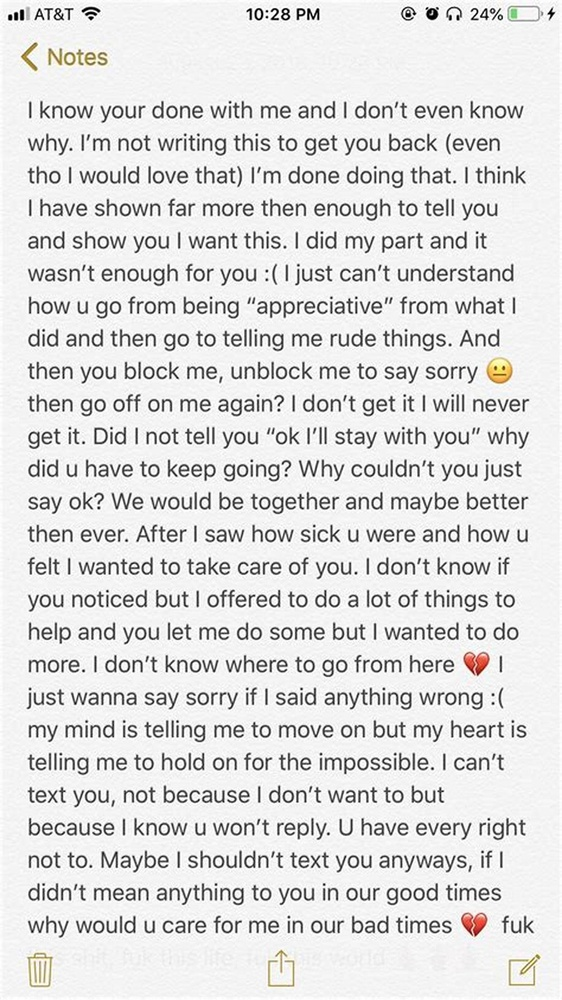
#> input picture image/typenote.jpg, 562 x 1000 px, shrunk from 1242 x 2208 before the run, found by its file name
$ python skrew.py
#> lines starting #> are read from the running program, lines starting #| are printed output that depends on the picture; after the words box and inside, x2 and y2 are one past the last pixel; in counts of white or black regions, pixels touching at a corner belong together
import numpy as np
import cv2


img = cv2.imread(".ocr/typenote.jpg")
#> img is the input picture: shape (1000, 562, 3); mean B, G, R 224.1, 224.4, 224.6
def getSkewAngle(cvImage) -> float:
    # Prep image, copy, convert to gray scale, blur, and threshold
    newImage = cvImage.copy()
    gray = cv2.cvtColor(newImage, cv2.COLOR_BGR2GRAY)
    blur = cv2.GaussianBlur(gray, (9, 9), 0)
    thresh = cv2.threshold(blur, 0, 255, cv2.THRESH_BINARY_INV + cv2.THRESH_OTSU)[1]

    # Apply dilate to merge text into meaningful lines/paragraphs.
    # Use larger kernel on X axis to merge characters into single line, cancelling out any spaces.
    # But use smaller kernel on Y axis to separate between different blocks of text
    kernel = cv2.getStructuringElement(cv2.MORPH_RECT, (30, 5))
    dilate = cv2.dilate(thresh, kernel, iterations=2)

    # Find all contours
    contours, hierarchy = cv2.findContours(dilate, cv2.RETR_LIST, cv2.CHAIN_APPROX_SIMPLE)
    cv2.imshow("shw", dilate)
    contours = sorted(contours, key = cv2.contourArea, reverse = True)
    for c in contours:
        rect = cv2.boundingRect(c)
        x,y,w,h = rect

        cv2.rectangle(newImage,(x,y),(x+w,y+h),(0,255,0),2)

    # Find largest contour and surround in min area box
    largestContour = contours[0]
    print (len(contours))
    minAreaRect = cv2.minAreaRect(largestContour)
    cv2.imwrite("temp/boxes.jpg", newImage)
    # Determine the angle. Convert it to the value that was originally used to obtain skewed image
    angle = minAreaRect[-1]
    if angle < -45:
        angle = 90 + angle
    return -1.0 * angle
# Rotate the image around its center
def rotateImage(cvImage, angle: float):
    newImage = cvImage.copy()
    (h, w) = newImage.shape[:2]
    center = (w // 2, h // 2)
    M = cv2.getRotationMatrix2D(center, angle, 1.0)
    newImage = cv2.warpAffine(newImage, M, (w, h), flags=cv2.INTER_CUBIC, borderMode=cv2.BORDER_REPLICATE)
    return newImage
# Deskew image


def deskew(cvImage):
    angle = getSkewAngle(cvImage)
#> in getSkewAngle, `blur = cv2.GaussianBlur(gray, (9, 9), 0)`:
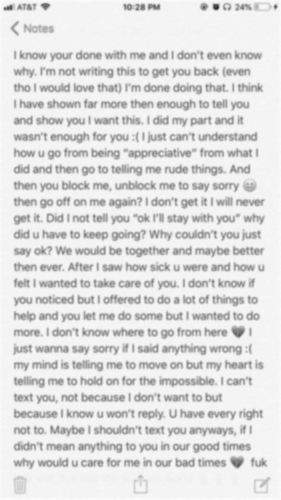
#> blur: shape (1000, 562) (shown at 1/2 size); min 35, max 253, mean 224.4
#> in getSkewAngle, `thresh = cv2.threshold(blur, 0, 255, cv2.THRESH_BINARY_INV + cv2.THRES..`:
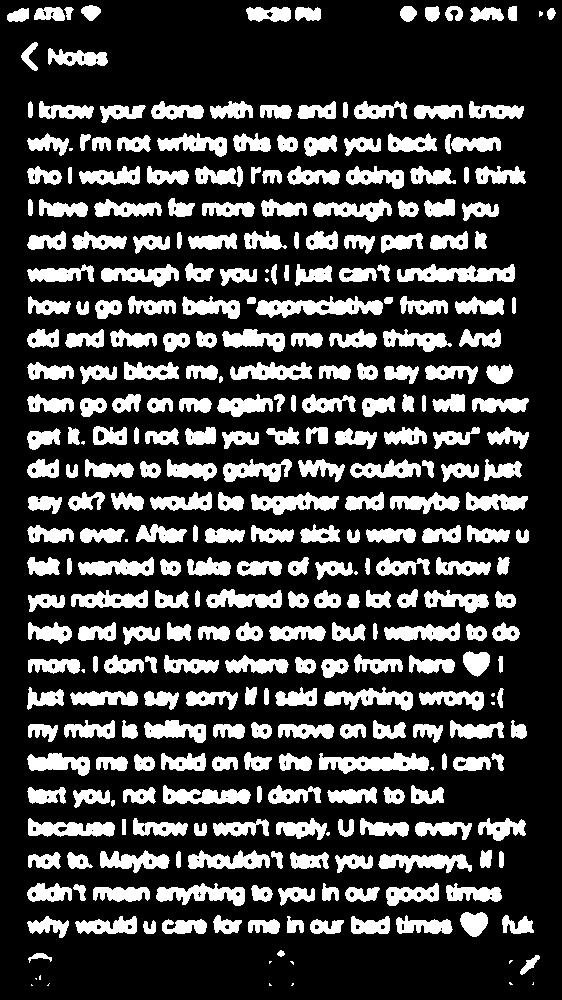
#> thresh: shape (1000, 562); 24.1% white; 332 white regions (23 under 20 px), largest, box (x1, y1, x2, y2) and area: (256, 296, 383, 318) 1570, (319, 752, 429, 774) 1410, (397, 264, 515, 282) 1389
#> in getSkewAngle, `dilate = cv2.dilate(thresh, kernel, iterations=2)`:
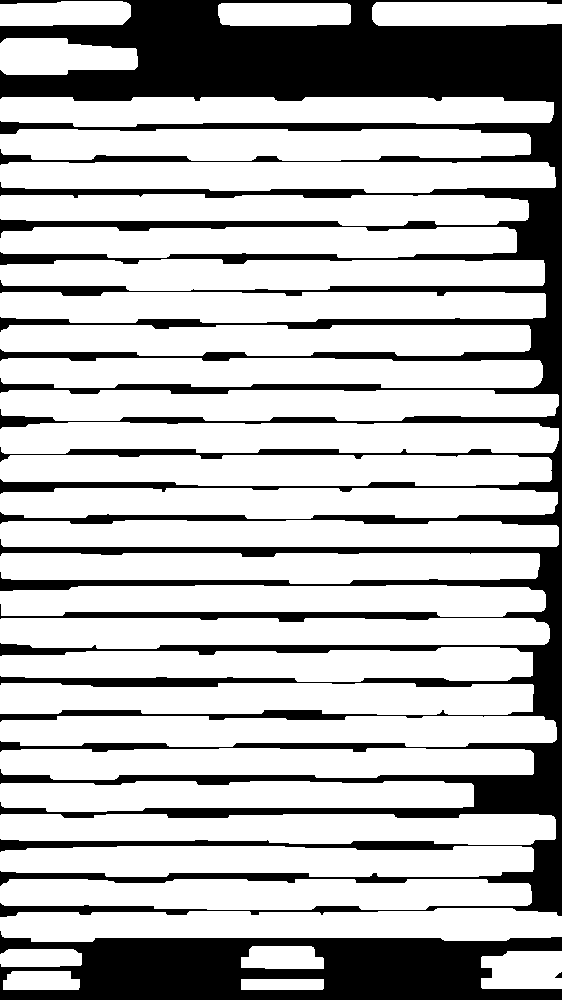
#> dilate: shape (1000, 562); 71.9% white; 3 black regions
#> in getSkewAngle, `contours, hierarchy = cv2.findContours(dilate, cv2.RETR_LIST, cv2.CHAI..`: contours = 35 contours; largest, box (x1, y1, x2, y2) and area: (0, 455, 552, 486) 15150, (0, 422, 559, 454) 15086, (0, 908, 562, 942) 14686, (0, 162, 556, 193) 14612, (0, 683, 534, 715) 14597
#> the loop in getSkewAngle, `for c in contours:` made 35 passes
#> (x, y, w, h) on passes 1 to 8: (0, 455, 552, 31), (0, 422, 559, 32), (0, 908, 562, 34), (0, 162, 556, 31), (0, 683, 534, 32), (0, 488, 558, 31), (0, 390, 559, 31), (0, 292, 546, 31)
#> after the loop in getSkewAngle, `for c in contours:`:
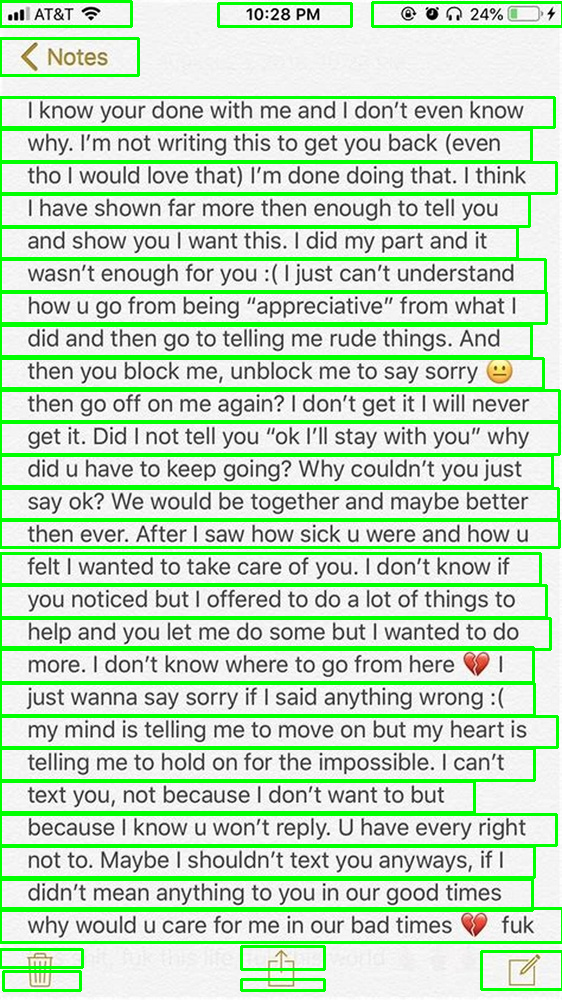
#> newImage: shape (1000, 562, 3); 13.28% of pixels changed, all inside (x1, y1, x2, y2) = (0, 0, 562, 992)
#> in getSkewAngle, `largestContour = contours[0]`: largestContour = contour of 60 points, box (x1, y1, x2, y2) (0, 455, 552, 486), area 15150
#| 35
#> in getSkewAngle, `minAreaRect = cv2.minAreaRect(largestContour)`: minAreaRect = ((275.5, 470), (30, 551), -90)
#> in getSkewAngle, `angle = minAreaRect[-1]`: angle = -90
#> in getSkewAngle, `angle = 90 + angle`: angle = 0
    return rotateImage(cvImage, -1.0 * angle)

fixed = deskew(img)
#> in rotateImage, `M = cv2.getRotationMatrix2D(center, angle, 1.0)`: M = [[1, 0, 0], [0, 1, 0]]


cv2.imshow("fixed",fixed )

cv2.imshow("imge", img)

cv2.waitKey(0)
cv2.destroyAllWindows()

$ run again, with image/BoundingBoxes.jpg copied over image/typenote.jpg
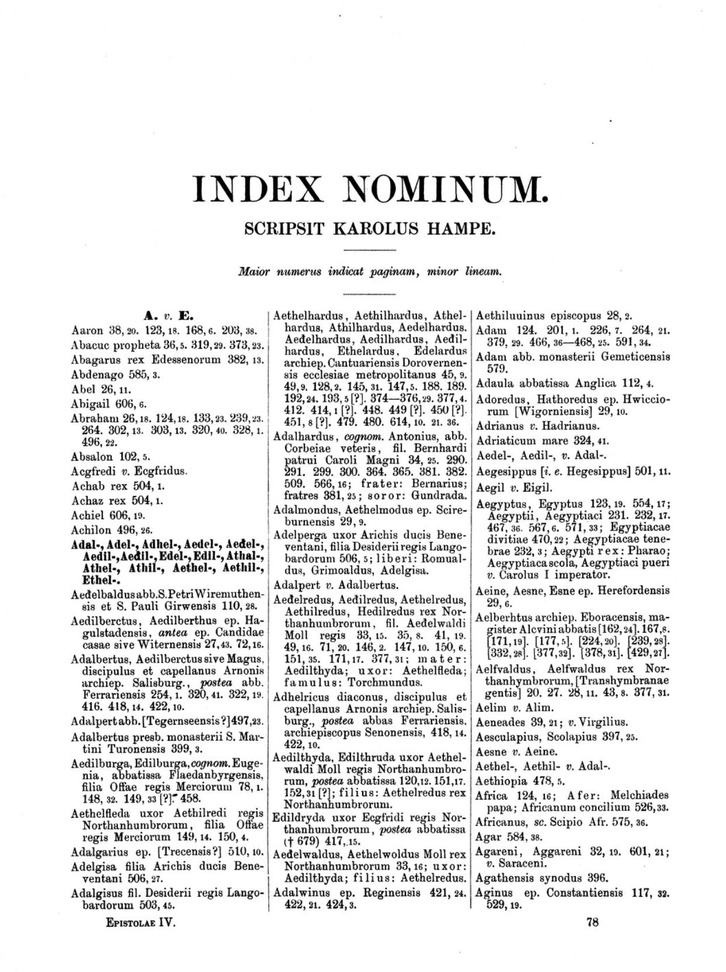
#> input picture image/BoundingBoxes.jpg, 726 x 972 px, shrunk from 1243 x 1664 before the run, found by its file name
#> img is the input picture: shape (972, 726, 3); min 0, max 255, mean 232.5
#> in getSkewAngle, `thresh = cv2.threshold(blur, 0, 255, cv2.THRESH_BINARY_INV + cv2.THRES..`:
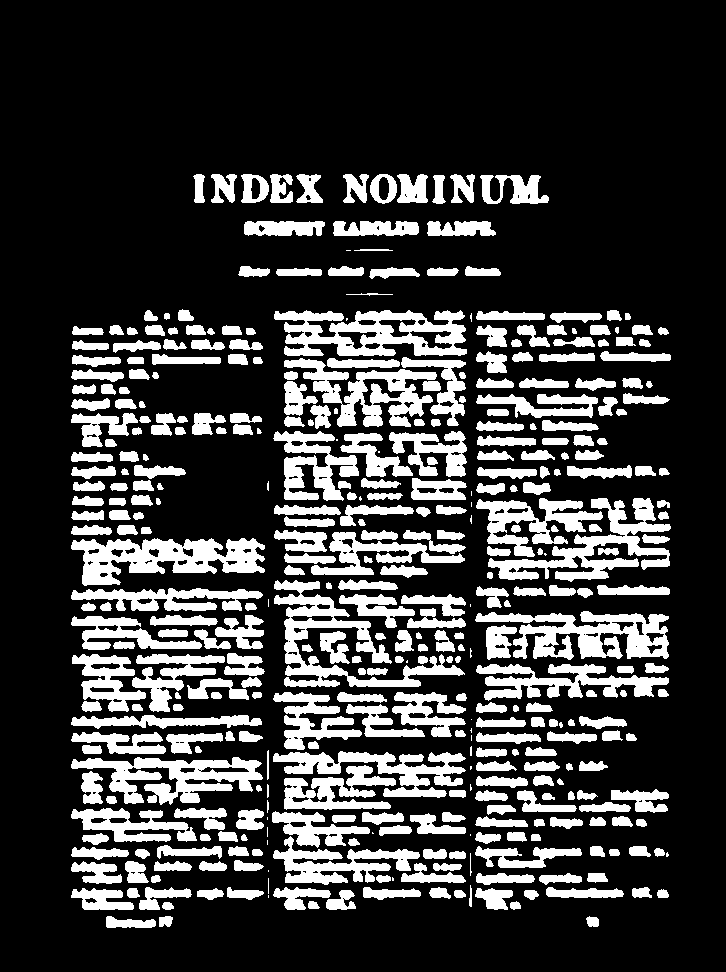
#> thresh: shape (972, 726); 23.1% white; 402 white regions (32 under 20 px), largest, box (x1, y1, x2, y2) and area: (274, 310, 467, 356) 5344, (274, 580, 465, 687) 5222, (71, 538, 265, 586) 5163
#> dilate: shape (972, 726); 55.9% white; 14 black regions
#> contours = 20 contours; largest, box (x1, y1, x2, y2) and area: (43, 305, 701, 932) 372820, (165, 170, 579, 208) 14778, (216, 217, 526, 240) 6740, (146, 438, 258, 535) 6232, (210, 262, 531, 283) 5575
#> the loop in getSkewAngle, `for c in contours:` made 20 passes
#> (x, y, w, h) on passes 1 to 8: (43, 305, 658, 627), (165, 170, 414, 38), (216, 217, 310, 23), (146, 438, 112, 97), (210, 262, 321, 21), (157, 367, 101, 43), (558, 912, 71, 19), (318, 289, 105, 11)
#> after the loop in getSkewAngle, `for c in contours:`:
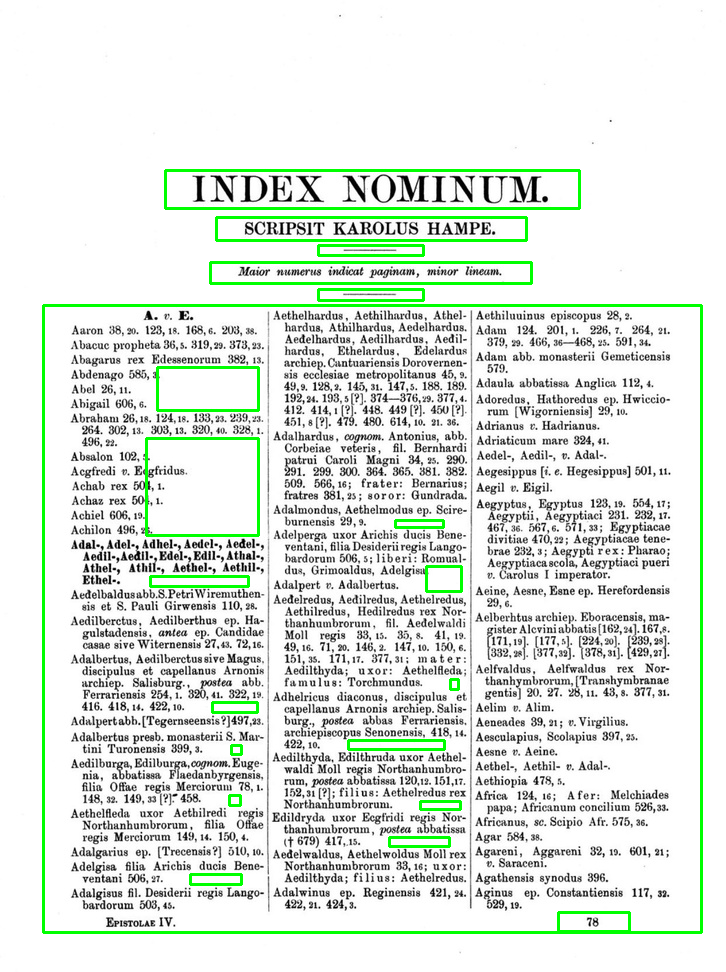
#> newImage: shape (972, 726, 3); 3.12% of pixels changed, all inside (x1, y1, x2, y2) = (42, 169, 703, 934)
#> largestContour = contour of 587 points, box (x1, y1, x2, y2) (43, 305, 701, 932), area 372820
#| 20
#> minAreaRect = ((371.5, 618), (626, 657), -90)
#> in getSkewAngle, `angle = minAreaRect[-1]`: angle = -90
#> in getSkewAngle, `angle = 90 + angle`: angle = 0
#> M = [[1, 0, 0], [0, 1, 0]]

$ run again, with image/DD.jpg copied over image/typenote.jpg
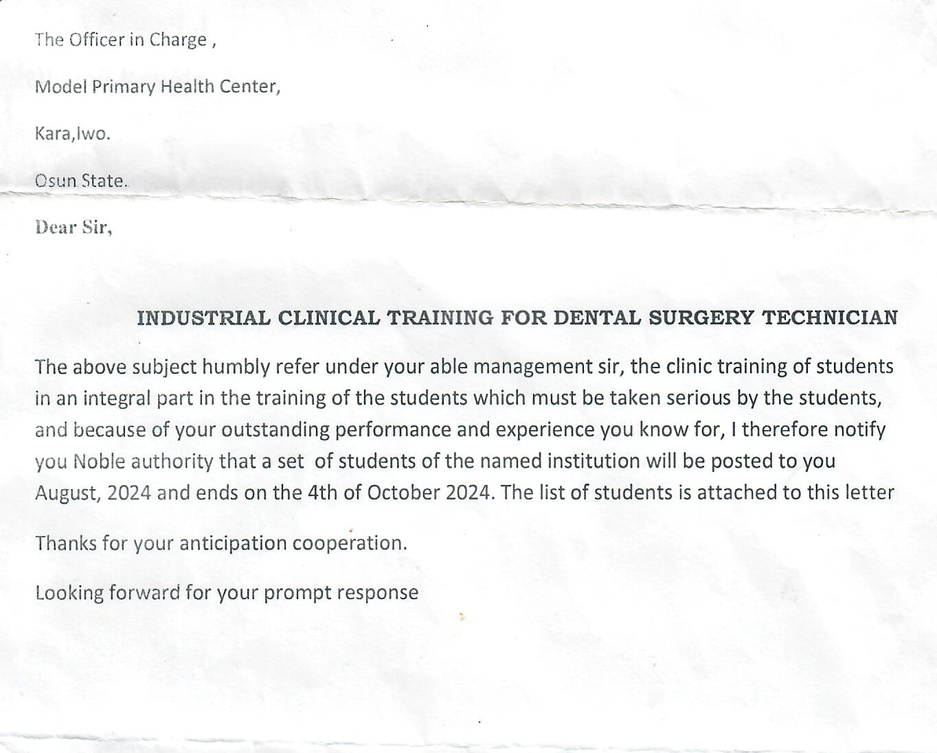
#> input picture image/DD.jpg, 937 x 753 px, shrunk from 1364 x 1096 before the run, found by its file name
#> img is the input picture: shape (753, 937, 3); mean B, G, R 244.7, 244.7, 244.3
#> in getSkewAngle, `thresh = cv2.threshold(blur, 0, 255, cv2.THRESH_BINARY_INV + cv2.THRES..`:
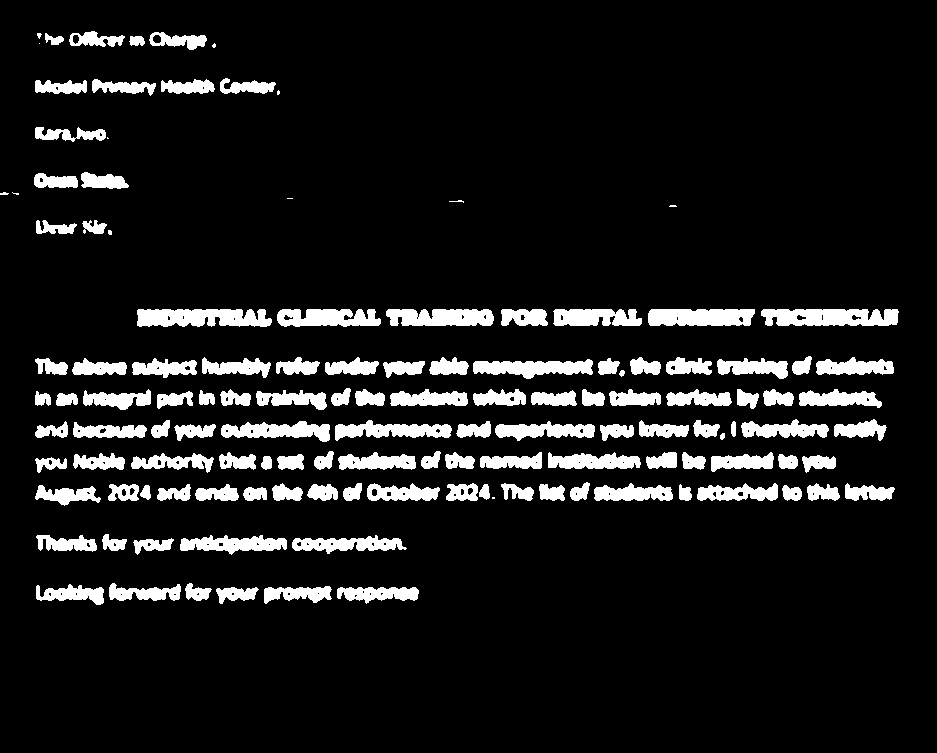
#> thresh: shape (753, 937); 10% white; 130 white regions (10 under 20 px), largest, box (x1, y1, x2, y2) and area: (137, 309, 272, 327) 2036, (761, 309, 899, 326) 2028, (648, 309, 755, 326) 1687
#> dilate: shape (753, 937); 26% white; 16 white regions
#> contours = 16 contours; largest, box (x1, y1, x2, y2) and area: (7, 352, 924, 383) 23248, (7, 415, 917, 446) 22760, (7, 478, 925, 510) 22739, (7, 384, 912, 414) 22278, (7, 447, 866, 477) 21133
#> the loop in getSkewAngle, `for c in contours:` made 16 passes
#> (x, y, w, h) on passes 1 to 8: (7, 352, 917, 31), (7, 415, 910, 31), (7, 478, 918, 32), (7, 384, 905, 30), (7, 447, 859, 30), (109, 305, 820, 26), (8, 579, 441, 30), (8, 530, 429, 29)
#> after the loop in getSkewAngle, `for c in contours:`:
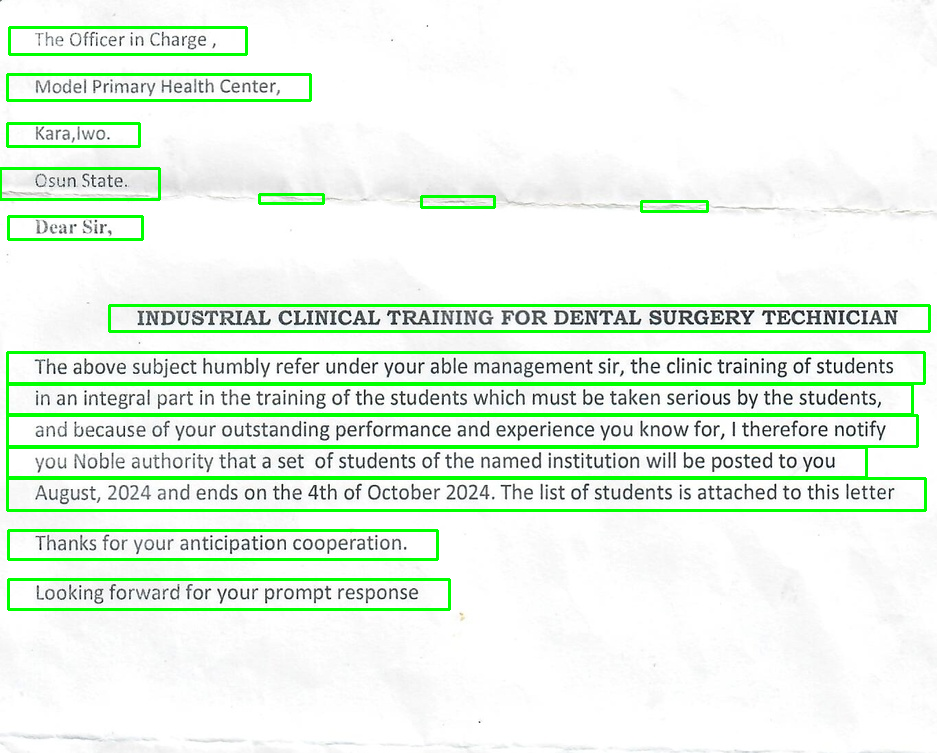
#> newImage: shape (753, 937, 3); 5.59% of pixels changed, all inside (x1, y1, x2, y2) = (0, 26, 931, 611)
#> largestContour = contour of 103 points, box (x1, y1, x2, y2) (7, 352, 924, 383), area 23248
#| 16
#> minAreaRect = ((465, 367), (30, 916), -90)
#> in getSkewAngle, `angle = minAreaRect[-1]`: angle = -90
#> in getSkewAngle, `angle = 90 + angle`: angle = 0
#> M = [[1, 0, 0], [0, 1, 0]]
